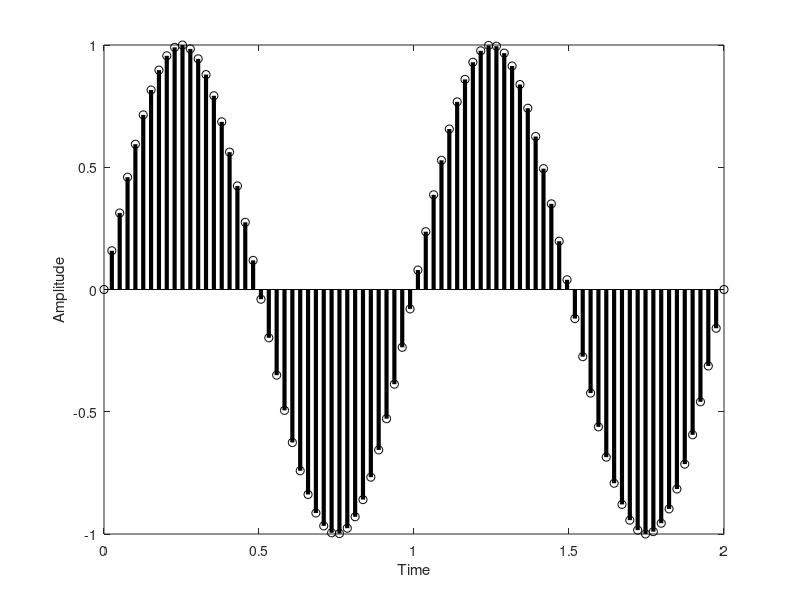

The MATLAB script that drew this image:
t = (0:.01:2);
f = 1;
plot(t,sin(2 * pi * f * t),"k-","LineWidth",3)
xlabel("Time");
ylabel("Amplitude");
grid on

%ct_dt sine
fs = 40;
t = linspace(0,2,fs*2);
f = 1;
stem(t,sin(2 * pi * f * t),"k-","LineWidth",3)
xlabel("Time");
ylabel("Amplitude");

